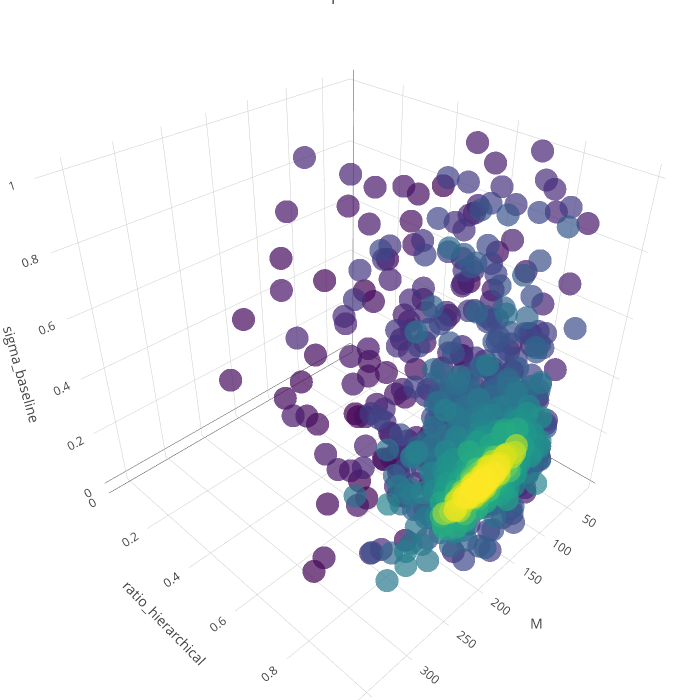

Notebook code cell kept with this figure:
### Code cell
# Filter the start of steps only
df_cmaes_traj = df_best_fits[df_best_fits['step'] < 2000]
result_to_color = np.array(df_cmaes_traj['step'])
# result_to_color = np.array(df_cmaes_traj['dist_nll92'])
# result_to_color = np.log(result_to_color)

parameters = ['M', 'ratio_hierarchical', 'sigma_baseline']
# parameters = ['ratio_conj', 'sigmax', 'sigma_baseline']

text = ['> %s' % (x) for x in result_to_color]

trace1 = go.Scatter3d(
        x = df_cmaes_traj[parameters[0]],
        y = df_cmaes_traj[parameters[1]],
        z = df_cmaes_traj[parameters[2]],
        text = text,
        mode = 'markers',
        marker = go.Marker(
            color = result_to_color,
            size = 8,
            colorscale='Viridis',
            opacity=0.7
        )
    )
data = [trace1]
layout = go.Layout(
    title='Landscape for NLL92',
    autosize=False,
    width=700,
    height=700,
    margin=dict(
        l=0,
        r=0,
        b=0,
        t=0),
    scene=go.Scene(
        xaxis=go.XAxis(
            title=parameters[0],
        ),
        yaxis=go.YAxis(
            title=parameters[1],
        ),
        zaxis=go.ZAxis(
            title=parameters[2],
        )
    )
)
fig = go.Figure(data=data, layout=layout)
py.iplot(fig)

### Figure 1 — Plotly figure (JSON) as saved in the notebook; plotly's stock layout.template omitted (floating-point values rounded to 4 significant figures; data arrays with more than 128 entries replaced by an {"elided": "..."} marker saying what was removed)
{"data": [{"marker": {"color": {"elided": "1806 int values"}, "colorscale": "Viridis", "opacity": 0.7, "size": 8}, "mode": "markers", "text": {"elided": "1806 str values"}, "type": "scatter3d", "x": {"elided": "1806 int values"}, "y": {"elided": "1806 float values"}, "z": {"elided": "1806 float values"}}], "layout": {"autosize": false, "height": 700, "margin": {"b": 0, "l": 0, "r": 0, "t": 0}, "scene": {"xaxis": {"title": "M"}, "yaxis": {"title": "ratio_hierarchical"}, "zaxis": {"title": "sigma_baseline"}}, "title": "Landscape for NLL92", "width": 700}}
